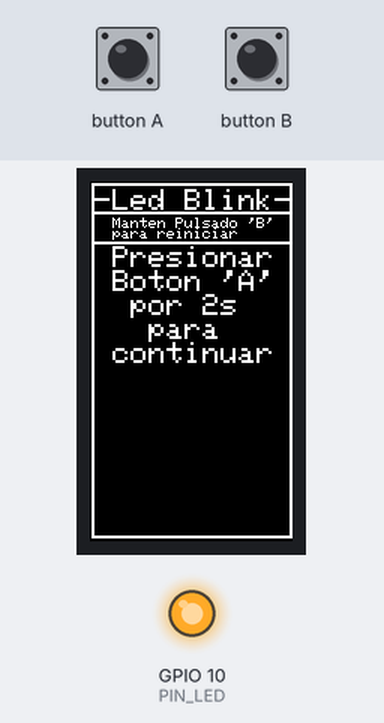
This sketch was run on a simulated ESP32-S3. Shown: 135×240 colour display, output pins drawn as LEDs (lit = HIGH). The inputs (shaded band) are chosen by the test bench.

Above: at 1.4 s.
1.5 s: button A pressed for 3.2 s
At 3.3 s:
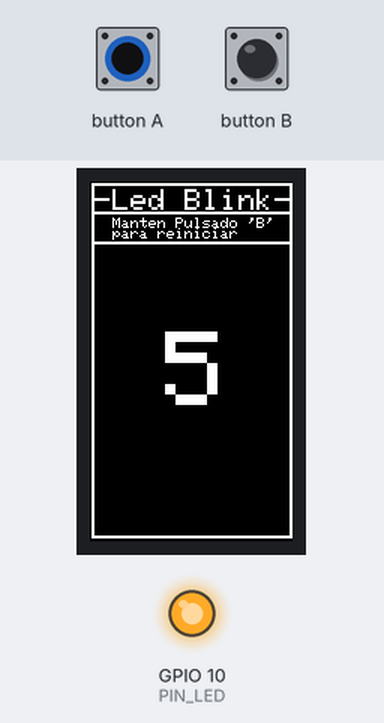
7.7 s: button A pressed for 1 s
At 9.12 s:
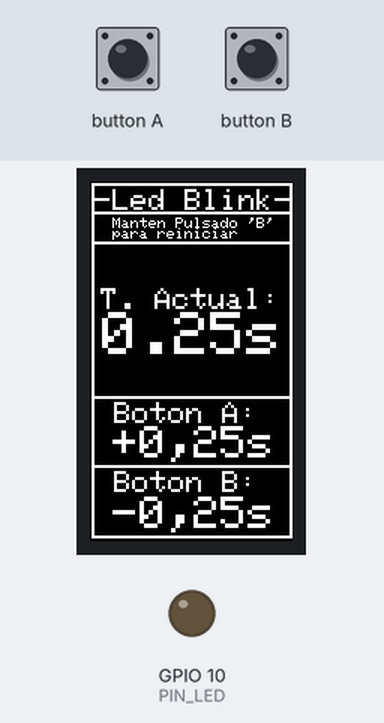
9.3 s: button B pressed for 0.15 s
At 10.4 s:
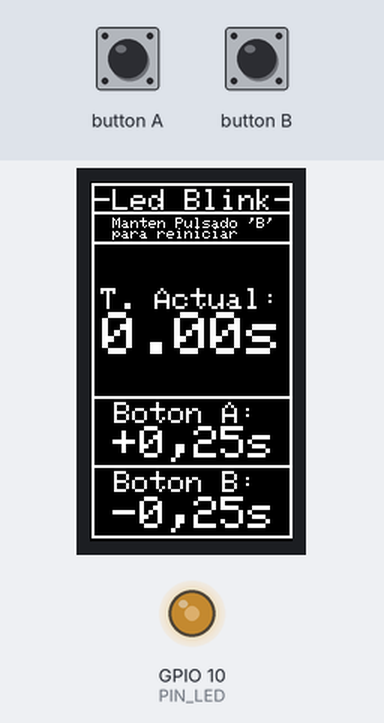
11.0 s: button B pressed for 0.15 s
At 11.7 s:
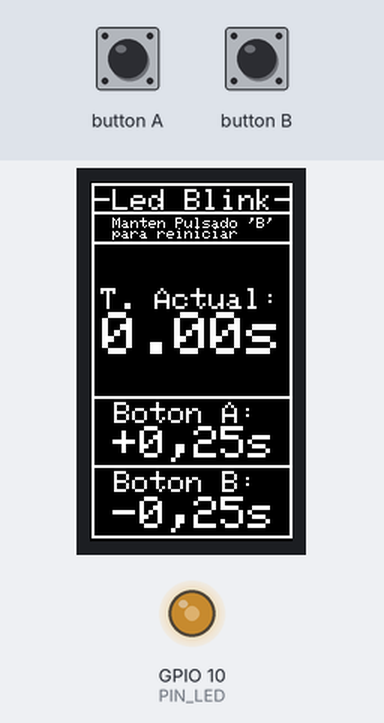
12.7 s: button A pressed for 0.15 s
At 13.37 s:
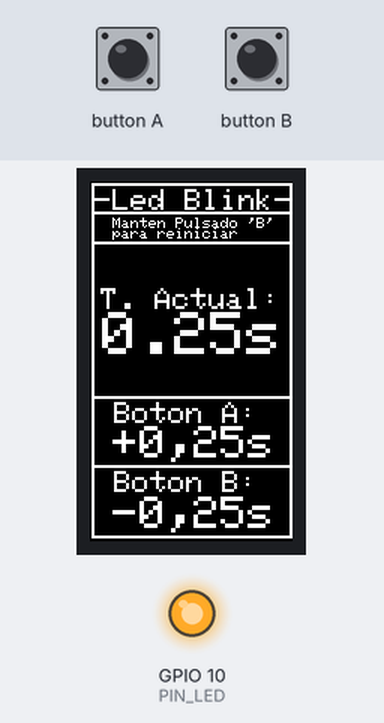
13.4 s: button B pressed for 1 s
At 14.8 s:
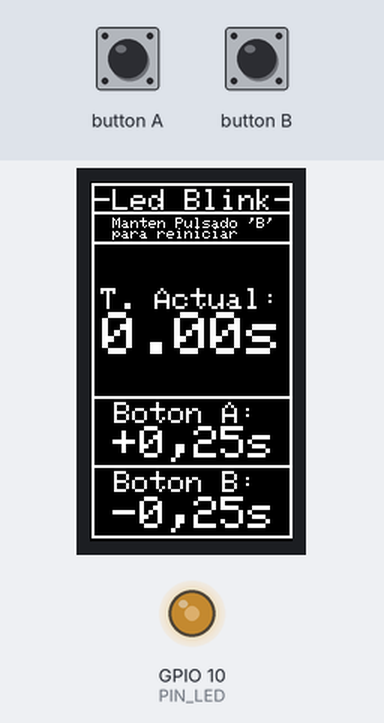
Timing chart, 0 to 16.4 s (numbered marks = the images above; inputs shaded):
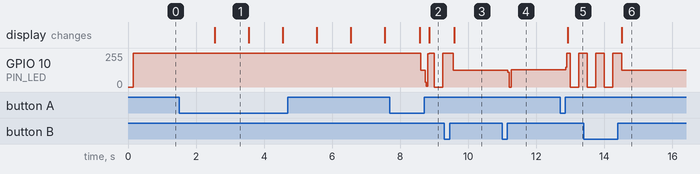

The sketch:

sketch_apr21a.ino
```cpp
// Bibliotecas
  #include <esp_system.h>
  #include <M5StickCPlus.h>
  #include "Variables.h"
  #include "LCD.h"

void setup() {
// Inicia las funciones del Modulo M5
  M5.begin(); 	                                                                      // Inicializa todas las funciones del Modulo

// IO Config
  pinMode(PIN_LED, OUTPUT);                                                           // Configuramos el pin como salida
  digitalWrite(PIN_LED, HIGH);                                                        // Apagamos el LED al inicio

// Lcd
  LcdConfig();
  LcdMarco(Text01);
  LcdTexto_01(3, 2);

}

void loop() {
  M5.update();                                                                        // Permite leer el estado de los pulsadores
  tiempoActual = millis();

if (M5.BtnB.pressedFor(2000)) {                                                       // Funcion Reset
  ESP.restart();

  }

if (AnimacionOn == 1){
  switch (Menu_01) {                                                                  // Controla la animacion de cuenta atras
    case 1:                                                                           // Animacion "5"
      if (tiempoActual - ultimoTiempoActualizado >= intervaloActualizacion) {
      ultimoTiempoActualizado = tiempoActual;
      LcdMarco(Text01);
      LcdTexto_02("5", 7, 50);
      Menu_01 = 2;

      }
      break;
    case 2:                                                                           // Animacion "4"
      if (tiempoActual - ultimoTiempoActualizado >= intervaloActualizacion) {
      ultimoTiempoActualizado = tiempoActual;
      LcdMarco(Text01);
      LcdTexto_02("4", 7, 50);
      Menu_01 = 3;

      }
      break;
    case 3:                                                                           // Animacion "3"
      if (tiempoActual - ultimoTiempoActualizado >= intervaloActualizacion) {
      ultimoTiempoActualizado = tiempoActual;
      LcdMarco(Text01);
      LcdTexto_02("3", 7, 50);
      Menu_01 = 4;

      }
      break;
    case 4:                                                                           // Animacion "2"
      if (tiempoActual - ultimoTiempoActualizado >= intervaloActualizacion) {
      ultimoTiempoActualizado = tiempoActual;
      LcdMarco(Text01);
      LcdTexto_02("2", 7, 50);
      Menu_01 = 5;

      }
      break;
    case 5:                                                                           // Animacion "1"
      if (tiempoActual - ultimoTiempoActualizado >= intervaloActualizacion) {
      ultimoTiempoActualizado = tiempoActual;
      LcdMarco(Text01);
      LcdTexto_02("1", 7, 50);
      Menu_01 = 6;

      }
      break;
    case 6:                                                                           // Animacion "Start"
      if (tiempoActual - ultimoTiempoActualizado >= intervaloActualizacion) {
      ultimoTiempoActualizado = tiempoActual;
      LcdMarco(Text01);
      LcdTexto_02("Start", 4, 10);
      Menu_01 = 7;

      }
      break;
    case 7:                                                                           // Animacion "Inicio"
      if (tiempoActual - ultimoTiempoActualizado >= intervaloActualizacion) {
      ultimoTiempoActualizado = tiempoActual;
      LcdMarco(Text01);
      LcdTexto_03(Tiempo);
      LcdTexto_04();
      AnimacionOn = 0;
      BlinkOn = 1;
      BotonesOn = 1;
      Menu_01 = 10;

      }
      break;
    default:                                                                          // Espera para comenzar la animacion
      if (M5.BtnA.pressedFor(1000)) {
        if (millis() - tiempo_anterior_01 >= INTERVALO_01) {
        tiempo_anterior_01 += INTERVALO_01;
        Menu_01 = 1;

        }
      }
      break;
  }
}

if (BlinkOn == 01) {                                                                    // Funcion Blink
  if (millis() - tiempo_anterior_02 >= INTERVALO_02) {                                  // Verificamos si ha pasado el tiempo suficiente para cambiar el estado del LED
    tiempo_anterior_02 += INTERVALO_02;
    estado_led = !estado_led;
    digitalWrite(PIN_LED, estado_led);

    }
  }

if (BotonesOn == 1){                                                                    // Funciones vinculadas a los botones
  if (M5.BtnA.wasReleased()) {                                                          // Funcion "+"
    incrementar(INTERVALO_02);                                                          // Funcion incremental
    Tiempo = INTERVALO_02;                                                              // Variable para mostrar
    LcdMarco(Text01);
    LcdTexto_03(Tiempo);
    LcdTexto_04();

    }

  if (M5.BtnB.wasReleased()) {                                                          // Funcion "-"
    decrementar(INTERVALO_02);                                                          // Funcion Decremental
    Tiempo = INTERVALO_02;                                                              // Variable para mostrar
    LcdMarco(Text01);
    LcdTexto_03(Tiempo);
    LcdTexto_04();

    }

  }

}
```

Variables.h
```cpp
// IO Config
  const int PIN_LED = 10;                                                               // Pin del LED "HIHG = OFF"
  const int Btn_A = 39;                                                                 // Pin Boton A "M5"
  const int Btn_B = 37;                                                                 // Pin Boton B "Lateral Izquierdo"

// Variables
  bool estado_led = HIGH;                                                               // Estado inicial del LED
  float Tiempo;                                                                         // Almacena el intervalo actual para poder ser mostrado en la pantalla
  int TiempoMinimo = 0;                                                                 // Limita el minimo que puede tomar el Intervalo del Blink
  int TiempoMaximo = 5000;                                                              // Limita el maximo que puede tomar el intervalo del Blink

  int incrementar (int &Variable) {                                                     // Funcion incremental con limitador maximo de variable
    Variable = Variable + 250;
    if (Variable > TiempoMaximo) Variable = TiempoMaximo;
    return Variable;
    }

  int decrementar (int &Variable) {                                                     // Funcion decremental con limitador minimo de variable
    Variable = Variable - 250;
    if (Variable < TiempoMinimo) Variable = TiempoMinimo;
    return Variable;
    }

// Mensajes de Texto
  String Text01 = "-Led Blink-";

// Retardo para empezar
  unsigned long tiempo_anterior_01;                                                     // Tiempo anterior para el primer Temporizador
  const unsigned long INTERVALO_01 = 1000;                                              // Intervalo de tiempo (en ms)

// Temporizador para el parpadeo
  int tiempo_anterior_02;                                                               // Tiempo anterior para el segundo Temporizador
  int INTERVALO_02;                                                                     // Intervalo de tiempo (en ms)

// Animacion cuenta atras
  unsigned long tiempoActual;                                                           // Tiempo anterior para el Temporizador con retardo
  unsigned long ultimoTiempoActualizado;                                                // ultimo intervalo actualizado
  const unsigned long intervaloActualizacion = 1000;                                    // Actualizar cada segundo

// Menus
  int Menu_01 = 9;                                                                      // Variable para menu animacion cuenta atras "switch"

// Memorias
  int AnimacionOn = 1;                                                                  // desabilita la animacion para dejar paso a la funcion Blink
  int BlinkOn;                                                                          // desabilita o habilita la funcion para Blink
  int BotonesOn;                                                                        // desabilita o habilita las funciones de los botones
```

LCD.h
```cpp
void LcdConfig(){
  // Lcd Config
    M5.Lcd.setRotation(0);
}

void LcdMarco(String Titulo){                                                           // dibuja los marcos ademas de mostrar el titulo del programa y el mensaje para reinicio
  M5.Lcd.setTextSize(2);
  M5.Lcd.fillScreen(BLACK);
  M5.lcd.drawLine(1  , 1  , 135, 1  , WHITE);                                           // Marco superior 1 de 2
  M5.lcd.drawLine(1  , 2  , 135, 2  , WHITE);                                           // Marco superior 2 de 2
  M5.Lcd.setCursor(3, 5);
  M5.Lcd.println(Titulo);
  M5.lcd.drawLine(1  , 20 , 135, 20 , WHITE);                                           // Barra intermedia 1 - 1 de 2
  M5.lcd.drawLine(1  , 21 , 135, 21 , WHITE);                                           // Barra intermedia 1 - 2 de 2
  M5.Lcd.setTextSize(1);
  M5.Lcd.setCursor(15, 24);
  M5.Lcd.println("Manten Pulsado 'B'");
  M5.Lcd.setCursor(15, 31);
  M5.Lcd.println("para reiniciar");
  M5.lcd.drawLine(1  , 40 , 135, 40 , WHITE);                                           // Barra intermedia 2 - 1 de 2
  M5.lcd.drawLine(1  , 41 , 135, 41 , WHITE);                                           // Barra intermedia 2 - 2 de 2
  // Texto
  M5.lcd.drawLine(1  , 236, 133, 236, WHITE);                                           // Marco inferior 1 de 2
  M5.lcd.drawLine(1  , 237, 133, 237, WHITE);                                           // Marco inferior 2 de 2
  M5.lcd.drawLine(1  , 1  , 1  , 237, WHITE);                                           // Marco Izq 1 de 2
  M5.lcd.drawLine(2  , 1  , 2  , 237, WHITE);                                           // Marco Izq 2 de 2
  M5.lcd.drawLine(133, 1  , 133, 237, WHITE);                                           // Marco Drch 1 de 2
  M5.lcd.drawLine(134, 1  , 134, 237, WHITE);                                           // Marco Drch 2 de 2
}

void LcdTexto_01(int X, int Size){                                                      // Muestra mensaje para dar inicio a la animacion de cuenta atras
  M5.Lcd.setTextSize(Size);
  M5.Lcd.setCursor(X, 43);
  M5.Lcd.println(" Presionar");
  M5.Lcd.setCursor(X, 59);
  M5.Lcd.println(" Boton 'A'");
  M5.Lcd.setCursor(X, 75);
  M5.Lcd.println("  por 2s  ");
  M5.Lcd.setCursor(X, 91);
  M5.Lcd.println("   para   ");
  M5.Lcd.setCursor(X, 107);
  M5.Lcd.println(" continuar");
}

void LcdTexto_02(String Texto, int Size, int X){                                        // Muestra el mensaje de cada animacion
  M5.Lcd.setTextSize(Size);
  M5.Lcd.setCursor(X, 100);
  M5.Lcd.println(Texto);
}

void LcdTexto_03(float Tiempo){                                                         // Muestra el intervalo actual para el parpadeo
  M5.Lcd.setTextSize(2);
  M5.Lcd.setCursor(7, 71);
  M5.Lcd.println("T. Actual:");
  M5.Lcd.setTextSize(4);
  M5.Lcd.setCursor(8, 87);
  M5.Lcd.print(Tiempo/ 1000);
  M5.Lcd.println("s");
}

void LcdTexto_04(){                                                                     // Complemento de LcdMArco();
  M5.lcd.drawLine(1  , 143, 133, 143, WHITE);                                           // Marco inferior 1 - 1 de 2
  M5.lcd.drawLine(1  , 144, 133, 144, WHITE);                                           // Marco inferior 1 - 2 de 2
  M5.Lcd.setTextSize(2);
  M5.Lcd.setCursor(16, 147);
  M5.Lcd.println("Boton A:");
  M5.Lcd.setTextSize(3);
  M5.Lcd.setCursor(15, 163);
  M5.Lcd.println("+0,25s");
  M5.lcd.drawLine(1  , 189, 133, 189, WHITE);                                           // Marco inferior 2 - 1 de 2
  M5.lcd.drawLine(1  , 190, 133, 190, WHITE);                                           // Marco inferior 2 - 2 de 2
  M5.Lcd.setTextSize(2);
  M5.Lcd.setCursor(16, 193);
  M5.Lcd.println("Boton B:");
  M5.Lcd.setTextSize(3);
  M5.Lcd.setCursor(15, 210);
  M5.Lcd.println("-0,25s");
}
```

Measured:
- after the input at 1.5 s, the display: changes after 1.0 s (image 1)
- after the input at 7.7 s, the display: first differs from a run without the input after 1.2 s (image 2)
- after the input at 9.3 s, the display: changes after 0.29 s (image 3)
- after the input at 11.0 s, GPIO 10 (PIN_LED): 125/255 → 0/255 after 0.16 s, → 130/255 0.10 s later
- after the input at 12.7 s, GPIO 10 (PIN_LED): 130/255 → 255/255 after 0.16 s, → 0/255 0.14 s later, → 255/255 0.25 s later; the display: changes after 0.22 s (image 5)
- after the input at 13.4 s, the display: changes after 1.1 s (image 6)
- what the display in image 1 shows lasts 1.0 s, from 2.5 s to 3.5 s
